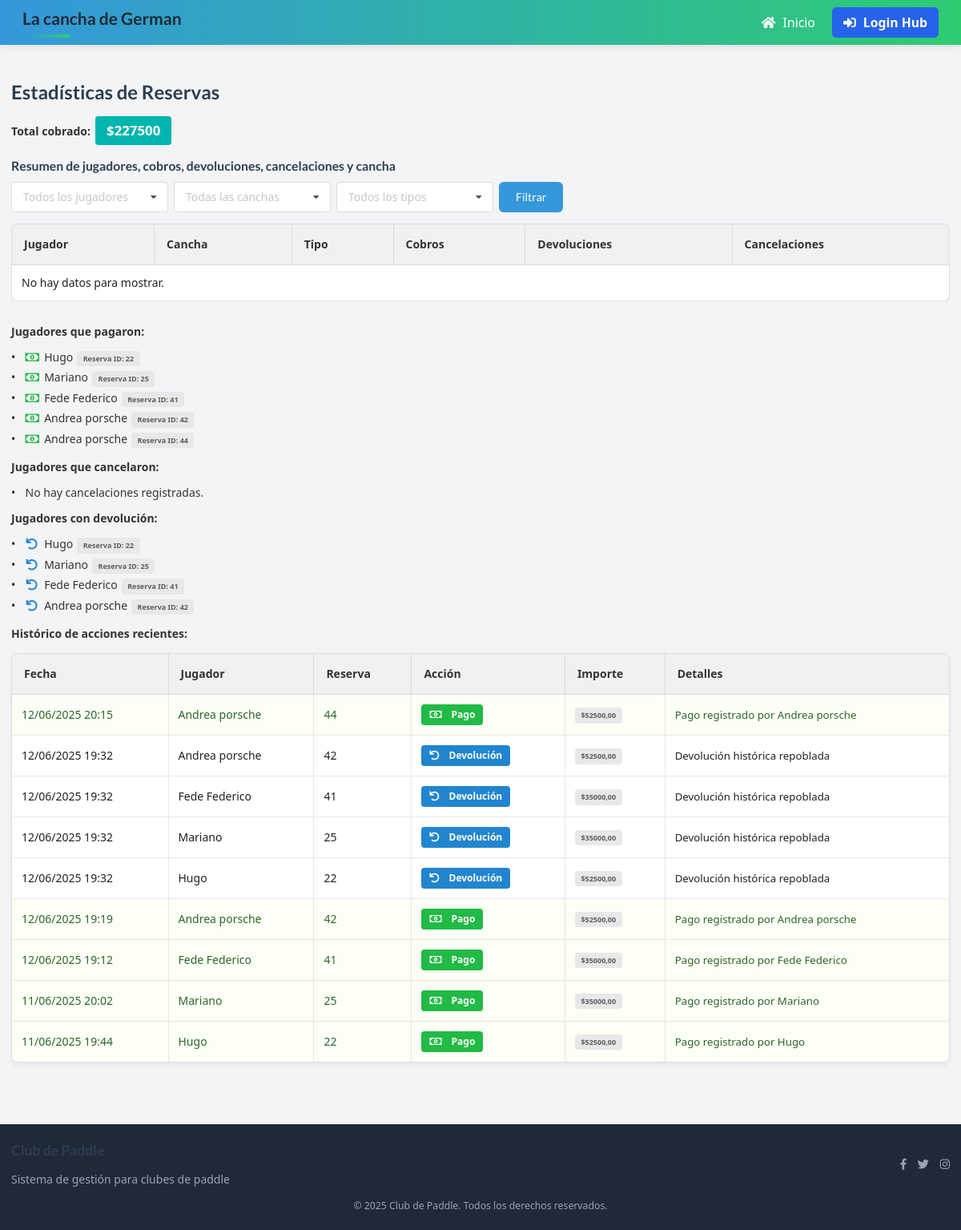
The app's page /estadisticas/ with its own data.
### padel_admin/models.py (models this page shows, shortened)
class Jugadors(models.Model):
    id_jugador = models.CharField(primary_key=True, max_length=10)
    nom = models.CharField(max_length=30)
    cognom = models.CharField(max_length=30)
    nivell = models.IntegerField(
        default=1, validators=[MinValueValidator(1), MaxValueValidator(6)]
    )
    telefon = models.CharField(max_length=13)
    email = models.EmailField(max_length=50)
    contrasenya = models.CharField(max_length=30)
    foto = models.ImageField(upload_to="fotos_jugadores/", blank=True, null=True)
    fecha_alta = models.DateField(auto_now_add=True)  # Fecha de alta del jugador

class HistoricoReserva(models.Model):
    ACCION_CHOICES = [
        ("pago", "Pago realizado"),
        ("cancelacion", "Reserva cancelada"),
        ("devolucion", "Devolución realizada"),
    ]
    reserva = models.ForeignKey(Reserva, on_delete=models.CASCADE)
    jugador = models.ForeignKey(Jugadors, on_delete=models.CASCADE)
    fecha = models.DateTimeField(auto_now_add=True)
    accion = models.CharField(max_length=20, choices=ACCION_CHOICES)
    importe = models.DecimalField(max_digits=9, decimal_places=2, null=True, blank=True)
    detalles = models.TextField(blank=True, null=True)
    class Meta:
        indexes = [
            models.Index(fields=["reserva"]),
            models.Index(fields=["jugador"]),
            models.Index(fields=["fecha"]),
        ]

class Reserva(models.Model):
    jugador = models.ForeignKey(Jugadors, on_delete=models.CASCADE)
    fecha = models.DateField()
    cancha = models.ForeignKey(Pistes, on_delete=models.CASCADE)
    hora_inicio = models.TimeField()
    hora_fin = models.TimeField()
    recepcionista = models.ForeignKey(
        Recepcionista, on_delete=models.CASCADE, null=True, blank=True
    )
    objects = ReservaManager()
    class Meta:
        unique_together = ("cancha", "fecha", "hora_inicio")
        indexes = [
            models.Index(fields=["fecha"]),
            models.Index(fields=["jugador"]),
            models.Index(fields=["cancha"]),
        ]

### padel_admin/views_estadisticas.py (the view)
# urls.py: path("estadisticas/", estadisticas_reservas, name="estadisticas_reservas"),
def estadisticas_reservas(request):
    pagos = HistoricoReserva.objects.filter(accion="pago").select_related(
        "jugador", "reserva"
    )
    jugadores_pagaron = pagos.values_list(
        "jugador__nom", "jugador__cognom", "reserva__id"
    ).distinct()
    total_cobrado = pagos.aggregate(total=Sum("importe"))["total"] or 0
    cancelaciones = HistoricoReserva.objects.filter(
        accion="cancelacion"
    ).select_related("jugador", "reserva")
    jugadores_cancelaron = cancelaciones.values_list(
        "jugador__nom", "jugador__cognom", "reserva__id"
    ).distinct()
    devoluciones = HistoricoReserva.objects.filter(accion="devolucion").select_related(
        "jugador", "reserva"
    )
    jugadores_devolvieron = devoluciones.values_list(
        "jugador__nom", "jugador__cognom", "reserva__id"
    ).distinct()
    historico = HistoricoReserva.objects.select_related("jugador", "reserva").order_by(
        "-fecha"
    )[:100]
    return render(
        request,
        "estadisticas_reservas.html",
        {
            "jugadores_pagaron": jugadores_pagaron,
            "total_cobrado": total_cobrado,
            "jugadores_cancelaron": jugadores_cancelaron,
            "jugadores_devolvieron": jugadores_devolvieron,
            "historico": historico,
        },
    )

### padel_admin/templates/estadisticas_reservas.html (shortened to what this page needs)
{% extends "base.html" %}
{% block content %}
<h2>Estadísticas de Reservas</h2>
<div class="mb-4">
  <strong>Total cobrado:</strong> <span class="ui teal label" style="font-size:1.2em;">${{ total_cobrado }}</span>
</div>
<div class="mb-8">
  <h3 class="text-lg font-semibold mb-2">Resumen de jugadores, cobros, devoluciones, cancelaciones y cancha</h3>
  <form method="get" class="flex flex-col md:flex-row gap-2 mb-4">
    <select name="jugador" class="ui dropdown w-full md:w-auto">
      <option value="">Todos los jugadores</option>
    </select>
    <select name="cancha" class="ui dropdown w-full md:w-auto">
      <option value="">Todas las canchas</option>
    </select>
    <select name="tipo" class="ui dropdown w-full md:w-auto">
      <option value="">Todos los tipos</option>
    </select>
    <button type="submit" class="ui primary button w-full md:w-auto">Filtrar</button>
  </form>
  <div class="overflow-x-auto">
    <table class="ui celled table">
      <thead>
        <tr>
          <th>Jugador</th>
          <th>Cancha</th>
          <th>Tipo</th>
          <th>Cobros</th>
          <th>Devoluciones</th>
          <th>Cancelaciones</th>
        </tr>
      </thead>
      <tbody>
        {% for r in resumen %}
        <tr>
          <td>{{ r.jugador__nom }} {{ r.jugador__cognom }}</td>
          <td>{{ r.cancha__numero }}</td>
          <td>{{ r.cancha__tipo }}</td>
          <td>{{ r.cobros }}</td>
          <td>{{ r.devoluciones }}</td>
          <td>{{ r.cancelaciones }}</td>
        </tr>
        {% empty %}
        <tr><td colspan="6">No hay datos para mostrar.</td></tr>
        {% endfor %}
      </tbody>
    </table>
  </div>
</div>
<div class="mb-4">
  <strong>Jugadores que pagaron:</strong>
  <ul class="ui list">
    {% for nom, cognom, reserva_id in jugadores_pagaron %}
      <li><i class="money bill alternate outline icon green" title="Pagó"></i> <span class="ui green text">{{ nom }} {{ cognom }}</span> <span class="ui mini label">Reserva ID: {{ reserva_id }}</span></li>
    {% empty %}
      <li>No hay pagos registrados.</li>
    {% endfor %}
  </ul>
</div>
<div class="mb-4">
  <strong>Jugadores que cancelaron:</strong>
  <ul class="ui list">
    {% for nom, cognom, reserva_id in jugadores_cancelaron %}
      <li><i class="ban icon orange" title="Canceló"></i> <span class="ui orange text">{{ nom }} {{ cognom }}</span> <span class="ui mini label">Reserva ID: {{ reserva_id }}</span></li>
    {% empty %}
      <li>No hay cancelaciones registradas.</li>
    {% endfor %}
  </ul>
</div>
<div class="mb-4">
  <strong>Jugadores con devolución:</strong>
  <ul class="ui list">
    {% for nom, cognom, reserva_id in jugadores_devolvieron %}
      <li><i class="undo icon blue" title="Devolución"></i> <span class="ui blue text">{{ nom }} {{ cognom }}</span> <span class="ui mini label">Reserva ID: {{ reserva_id }}</span></li>
    {% empty %}
      <li>No hay devoluciones registradas.</li>
    {% endfor %}
  </ul>
</div>
<div class="mb-4">
  <strong>Histórico de acciones recientes:</strong>
  <table class="ui celled table">
    <thead>
      <tr>
        <th>Fecha</th>
        <th>Jugador</th>
        <th>Reserva</th>
        <th>Acción</th>
        <th>Importe</th>
        <th>Detalles</th>
      </tr>
    </thead>
    <tbody>
    {% for h in historico %}
      <tr class="{% if h.accion == 'pago' %}positive{% elif h.accion == 'devolucion' %}blue{% elif h.accion == 'cancelacion' %}warning{% endif %}">
        <td>{{ h.fecha|date:'d/m/Y H:i' }}</td>
        <td>{{ h.jugador.nom }} {{ h.jugador.cognom }}</td>
        <td>{{ h.reserva.id }}</td>
        <td>
          {% if h.accion == 'pago' %}
            <span class="ui green label"><i class="money bill alternate outline icon"></i> Pago</span>
          {% elif h.accion == 'devolucion' %}
            <span class="ui blue label"><i class="undo icon"></i> Devolución</span>
          {% elif h.accion == 'cancelacion' %}
            <span class="ui orange label"><i class="ban icon"></i> Cancelación</span>
          {% else %}
            <span class="ui label">{{ h.get_accion_display }}</span>
          {% endif %}
        </td>
        <td>{% if h.importe %}<span class="ui mini label">${{ h.importe }}</span>{% else %}-{% endif %}</td>
        <td>
          {% if h.detalles %}
            <span style="font-size:0.95em;">{{ h.detalles }}</span>
          {% else %}-{% endif %}
        </td>
      </tr>
      {% empty %}
        <tr><td colspan="6">No hay acciones registradas.</td></tr>
      {% endfor %}
    </tbody>
  </table>
</div>
{% endblock %}

### padel_admin/templates/base.html (shortened to what this page needs)
<!DOCTYPE html>
{% load static %}
<html lang="es">
<head>
    <link href="https://cdn.jsdelivr.net/npm/tailwindcss@2.2.16/dist/tailwind.min.css" rel="stylesheet">
    <link rel="stylesheet" href="https://use.fontawesome.com/releases/v5.0.7/css/all.css">
    <link rel="stylesheet" href="https://cdnjs.cloudflare.com/ajax/libs/semantic-ui/2.4.0/semantic.min.css">
    <link href="{% static 'main.css' %}" rel="stylesheet">
    <link href="{% static 'responsive.css' %}" rel="stylesheet">
</head>
<body class="bg-gray-100">
    <header>
        <nav class="bg-gray-300">
            <div class="mx-auto px-4 sm:px-6 lg:px-8">
                <div class="flex justify-between h-16 items-center">
                    <div class="flex items-center">
                        <h1 class="text-2xl font-bold text-gray-800">La cancha de German</h1>
                    </div>
                    <div id="main-menu" class="hidden md:flex items-center transition-all duration-300 ease-in-out">
                        <a href="/" class="text-gray-800 hover:text-black px-4 py-2 rounded-md text-lg font-medium">
                            <i class="fas fa-home"></i> Inicio
                        </a>
                        {% if request.COOKIES.acceso %}
                            <a href="/estadisticas/" class="text-gray-800 hover:text-black px-4 py-2 rounded-md text-lg font-medium">
                                <i class="fas fa-chart-bar"></i> Resumen
                            </a>
                            <a href="/reserves" class="text-gray-800 hover:text-black px-4 py-2 rounded-md text-lg font-medium">
                                <i class="fas fa-calendar-alt"></i> Turnos
                            </a>
                            <a href="/calendario" class="text-gray-800 hover:text-black px-4 py-2 rounded-md text-lg font-medium">
                                <i class="far fa-calendar"></i> Calendario
                            </a>
                            <a href="/jugadors" class="text-gray-800 hover:text-black px-4 py-2 rounded-md text-lg font-medium">
                                <i class="fas fa-users"></i> Jugadores
                            </a>
                            <a href="/estadisticas_avanzadas/" class="text-gray-800 hover:text-black px-4 py-2 rounded-md text-lg font-medium">
                                <i class="fas fa-chart-pie"></i> Estadísticas avanzadas
                            </a>
                            <a href="/ventas/" class="text-gray-800 hover:text-black px-4 py-2 rounded-md text-lg font-medium">
                                <i class="fas fa-cash-register"></i> Ventas
                            </a>
                            <a href="/stock/" class="text-gray-800 hover:text-black px-4 py-2 rounded-md text-lg font-medium">
                                <i class="fas fa-boxes"></i> Stock
                            </a>
                            <a href="/resumen-caja/" class="text-gray-800 hover:text-black px-4 py-2 rounded-md text-lg font-medium">
                                <i class="fas fa-money-bill-wave"></i> Resumen Caja
                            </a>
                            <a href="/matches/" class="text-gray-800 hover:text-black px-4 py-2 rounded-md text-lg font-medium">
                                <i class="fas fa-random"></i> Matches jugadores
                            </a>
                            <a href="/logout" class="text-gray-800 hover:text-black px-4 py-2 text-xl" title="Cerrar sesión">
                                <i class="fas fa-sign-out-alt"></i>
                            </a>
                        {% else %}
                            <a href="/login/" class="text-white bg-blue-600 hover:bg-blue-700 px-4 py-2 rounded-md text-lg font-semibold ml-2 transition-colors duration-200">
                                <i class="fas fa-sign-in-alt"></i> Login Hub
                            </a>
                        {% endif %}
                    </div>
                </div>
            </div>
        </nav>
    </header>
    <div class="container mx-auto px-4 py-8 fade-in">
        {% block content %}{% endblock %}
    </div>
    <footer class="bg-gray-800 text-white py-6 mt-10">
        <div class="container mx-auto px-4">
            <div class="flex flex-col md:flex-row justify-between items-center">
                <div class="mb-4 md:mb-0">
                    <h3 class="text-xl font-bold">Club de Paddle</h3>
                    <p class="text-gray-400">Sistema de gestión para clubes de paddle</p>
                </div>
                <div class="flex space-x-4">
                    <a href="#" class="text-gray-400 hover:text-white">
                        <i class="fab fa-facebook-f"></i>
                    </a>
                    <a href="#" class="text-gray-400 hover:text-white">
                        <i class="fab fa-twitter"></i>
                    </a>
                    <a href="#" class="text-gray-400 hover:text-white">
                        <i class="fab fa-instagram"></i>
                    </a>
                </div>
            </div>
            <div class="mt-4 text-center text-gray-400 text-sm">
                &copy; {% now "Y" %} Club de Paddle. Todos los derechos reservados.
            </div>
        </div>
    </footer>
</body>
</html>

### padel_admin/static/main.css (style rules this page uses)
:root { --primary-color: #3498db; --secondary-color: #2ecc71; --accent-color: #e74c3c; --text-color: #333; --light-bg: #f8f9fa; --dark-bg: #343a40; }
body { font-family: 'Segoe UI', Tahoma, Geneva, Verdana, sans-serif; color: var(--text-color); background-color: var(--light-bg); padding-top: 72px; }
nav.bg-gray-300 { background: linear-gradient(to right, #3498db, #2ecc71); box-shadow: 0 2px 10px rgba(0, 0, 0, 0.1); }
nav a { transition: all 0.3s ease; font-weight: 500; color: white !important; }
header { position: fixed; top: 0; left: 0; width: 100%; z-index: 1000; }
.container { max-width: 1200px; margin: 0 auto; }
.ui.button { border-radius: 6px !important; transition: all 0.3s ease !important; font-weight: 500 !important; }
.ui.primary.button { background-color: var(--primary-color) !important; }
.ui.table { border-radius: 8px !important; overflow: hidden; box-shadow: 0 4px 6px rgba(0, 0, 0, 0.05); }
.ui.table thead th { background-color: #f1f1f1 !important; color: var(--text-color) !important; font-weight: 600 !important; padding: 15px !important; }
.transition-all { transition: all 0.2s cubic-bezier(0.4,0,0.2,1); }
button, .ui.button, a.button, .btn, .ui.primary.button { transition: all 0.2s cubic-bezier(0.4,0,0.2,1); }
section, .fade-in { opacity: 0; animation: fade-in 0.7s cubic-bezier(0.4,0,0.2,1) forwards; }
.ui.celled.table td { padding: 12px !important; }
i.fas { margin-right: 5px; }
h1, h2, h3 { color: #2c3e50; font-weight: 600; }
h1 { margin-bottom: 30px; position: relative; padding-bottom: 10px; }
h1:after { content: ''; position: absolute; bottom: 0; left: 0; width: 60px; height: 4px; background: linear-gradient(to right, var(--primary-color), var(--secondary-color)); border-radius: 2px; }

### padel_admin/static/responsive.css (style rules this page uses)
:root { --breakpoint-sm: 640px; --breakpoint-md: 768px; --breakpoint-lg: 1024px; --breakpoint-xl: 1280px; }
@media (hover: none) { .ui.button, a { transition: none !important; } }

### records on screen
Jugadors: nom "Hugo", reserva_id "22"
Jugadors: nom "Mariano", reserva_id "25"
Jugadors: nom "Fede", cognom "Federico", reserva_id "41"
Jugadors: nom "Andrea", cognom "porsche", reserva_id "42", reserva_id "44"
HistoricoReserva: fecha "12/06/2025 20:15", jugador.nom "Andrea", jugador.cognom "porsche", reserva.id "44", accion "pago" (drawn), importe "52500,00", detalles "Pago registrado por Andrea porsche"
HistoricoReserva: fecha "12/06/2025 19:32", jugador.nom "Andrea", jugador.cognom "porsche", reserva.id "42", accion "devolucion" (drawn), importe "52500,00", detalles "Devolución histórica repoblada"
HistoricoReserva: fecha "12/06/2025 19:32", jugador.nom "Fede", jugador.cognom "Federico", reserva.id "41", accion "devolucion" (drawn), importe "35000,00", detalles "Devolución histórica repoblada"
HistoricoReserva: fecha "12/06/2025 19:32", jugador.nom "Mariano", reserva.id "25", accion "devolucion" (drawn), importe "35000,00", detalles "Devolución histórica repoblada"
HistoricoReserva: fecha "12/06/2025 19:32", jugador.nom "Hugo", reserva.id "22", accion "devolucion" (drawn), importe "52500,00", detalles "Devolución histórica repoblada"
HistoricoReserva: fecha "12/06/2025 19:19", jugador.nom "Andrea", jugador.cognom "porsche", reserva.id "42", accion "pago" (drawn), importe "52500,00", detalles "Pago registrado por Andrea porsche"
HistoricoReserva: fecha "12/06/2025 19:12", jugador.nom "Fede", jugador.cognom "Federico", reserva.id "41", accion "pago" (drawn), importe "35000,00", detalles "Pago registrado por Fede Federico"
HistoricoReserva: fecha "11/06/2025 20:02", jugador.nom "Mariano", reserva.id "25", accion "pago" (drawn), importe "35000,00", detalles "Pago registrado por Mariano"
HistoricoReserva: fecha "11/06/2025 19:44", jugador.nom "Hugo", reserva.id "22", accion "pago" (drawn), importe "52500,00", detalles "Pago registrado por Hugo"

### other values on screen
{{ total_cobrado }} "227500"
